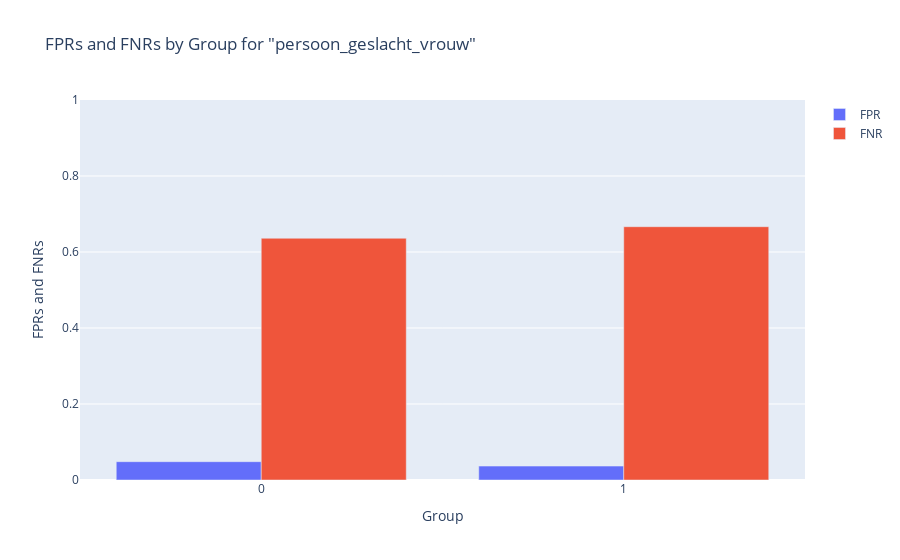
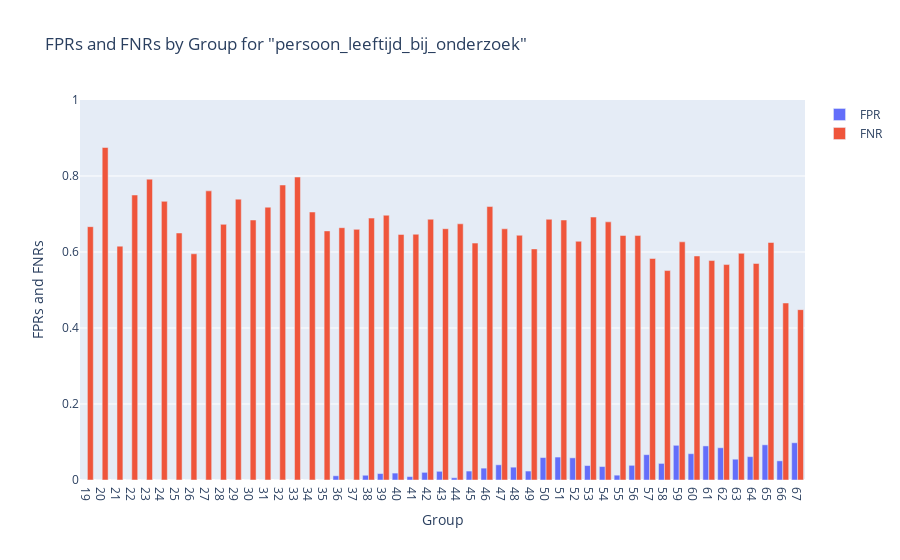
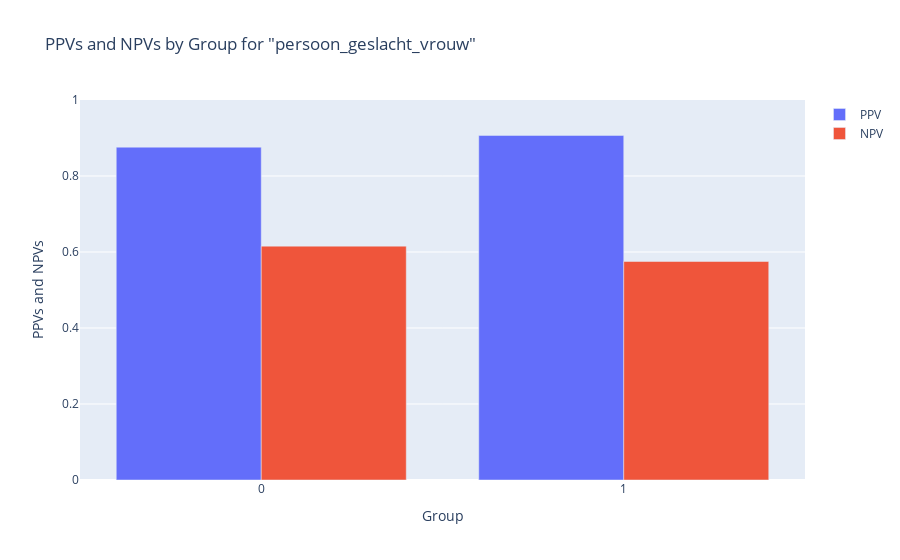
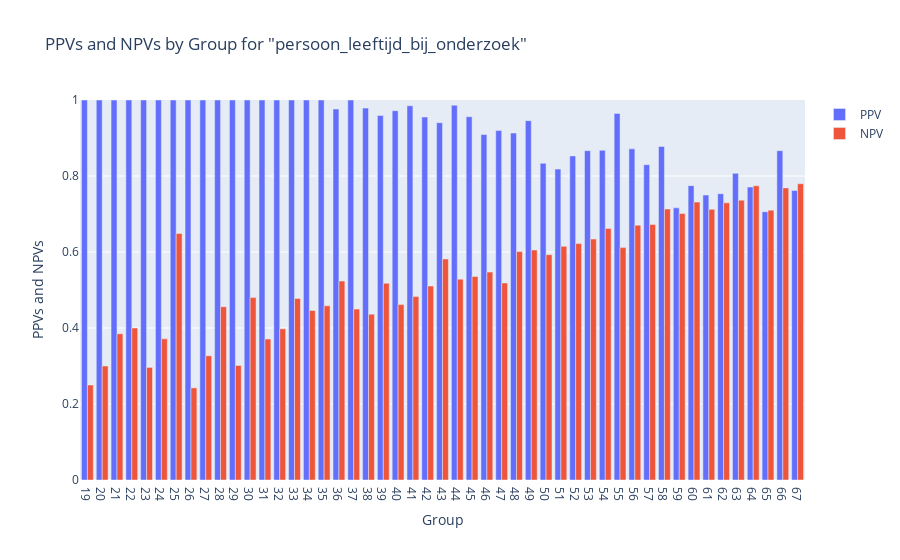

The notebook cell saved with these charts, in order:
### Code cell
# show results of each metric
protected_values = params.get('protected_values', torch.zeros(len(dataset.i2c), dtype=bool))
protected_names = [name for name, is_protected in zip(dataset.i2c, protected_values)
                        if is_protected]

for metric, metric_name in used_metrics:
    print(f'{'#' * (len(metric_name) + 11)}\n# Metric {metric_name} #\n{'#' * (len(metric_name) + 11)}')
    for image, name in zip(metric.show(), protected_names):
        image.show()

### Figure 1 — Plotly figure (JSON) as saved in the notebook; plotly's stock layout.template omitted (floating-point values rounded to 4 significant figures)
{"data": [{"name": "FPR", "type": "bar", "x": ["0", "1"], "y": [0.04821, 0.0366]}, {"name": "FNR", "type": "bar", "x": ["0", "1"], "y": [0.6362, 0.6666]}], "layout": {"bargap": 0.2, "title": {"text": "FPRs and FNRs by Group for \"persoon_geslacht_vrouw\""}, "xaxis": {"title": {"text": "Group"}}, "yaxis": {"range": [0, 1], "title": {"text": "FPRs and FNRs"}}}}

### Figure 2 — Plotly figure (JSON) as saved in the notebook; plotly's stock layout.template omitted (floating-point values rounded to 4 significant figures)
{"data": [{"name": "FPR", "type": "bar", "x": ["19", "20", "21", "22", "23", "24", "25", "26", "27", "28", "29", "30", "31", "32", "33", "34", "35", "36", "37", "38", "39", "40", "41", "42", "43", "44", "45", "46", "47", "48", "49", "50", "51", "52", "53", "54", "55", "56", "57", "58", "59", "60", "61", "62", "63", "64", "65", "66", "67"], "y": [0, 0, 0, 0, 0, 0, 0, 0, 0, 0, 0, 0, 0, 0, 0, 0, 0, 0.01111, 0, 0.0125, 0.01695, 0.01818, 0.008929, 0.02013, 0.02286, 0.005952, 0.02353, 0.03125, 0.04, 0.03376, 0.02358, 0.05907, 0.06038, 0.05837, 0.03802, 0.03543, 0.01271, 0.03863, 0.06667, 0.04365, 0.0913, 0.06926, 0.08969, 0.08491, 0.05473, 0.06145, 0.09259, 0.05042, 0.09804]}, {"name": "FNR", "type": "bar", "x": ["19", "20", "21", "22", "23", "24", "25", "26", "27", "28", "29", "30", "31", "32", "33", "34", "35", "36", "37", "38", "39", "40", "41", "42", "43", "44", "45", "46", "47", "48", "49", "50", "51", "52", "53", "54", "55", "56", "57", "58", "59", "60", "61", "62", "63", "64", "65", "66", "67"], "y": [0.6667, 0.875, 0.6154, 0.75, 0.7917, 0.7333, 0.65, 0.5952, 0.7609, 0.6727, 0.7391, 0.6842, 0.7179, 0.7763, 0.7973, 0.7053, 0.6555, 0.6639, 0.6596, 0.6892, 0.6968, 0.6462, 0.6467, 0.6863, 0.6613, 0.6742, 0.6234, 0.7196, 0.661, 0.6441, 0.6081, 0.6861, 0.6842, 0.6282, 0.6919, 0.6793, 0.6435, 0.6433, 0.5829, 0.5511, 0.6268, 0.5896, 0.5775, 0.5669, 0.5965, 0.5698, 0.625, 0.4658, 0.4483]}], "layout": {"bargap": 0.2, "title": {"text": "FPRs and FNRs by Group for \"persoon_leeftijd_bij_onderzoek\""}, "xaxis": {"title": {"text": "Group"}}, "yaxis": {"range": [0, 1], "title": {"text": "FPRs and FNRs"}}}}

### Figure 3 — Plotly figure (JSON) as saved in the notebook; plotly's stock layout.template omitted (floating-point values rounded to 4 significant figures)
{"data": [{"name": "PPV", "type": "bar", "x": ["0", "1"], "y": [0.8759, 0.9068]}, {"name": "NPV", "type": "bar", "x": ["0", "1"], "y": [0.6154, 0.575]}], "layout": {"bargap": 0.2, "title": {"text": "PPVs and NPVs by Group for \"persoon_geslacht_vrouw\""}, "xaxis": {"title": {"text": "Group"}}, "yaxis": {"range": [0, 1], "title": {"text": "PPVs and NPVs"}}}}

### Figure 4 — Plotly figure (JSON) as saved in the notebook; plotly's stock layout.template omitted (floating-point values rounded to 4 significant figures)
{"data": [{"name": "PPV", "type": "bar", "x": ["19", "20", "21", "22", "23", "24", "25", "26", "27", "28", "29", "30", "31", "32", "33", "34", "35", "36", "37", "38", "39", "40", "41", "42", "43", "44", "45", "46", "47", "48", "49", "50", "51", "52", "53", "54", "55", "56", "57", "58", "59", "60", "61", "62", "63", "64", "65", "66", "67"], "y": [1, 1, 1, 1, 1, 1, 1, 1, 1, 1, 1, 1, 1, 1, 1, 1, 1, 0.9762, 1, 0.9787, 0.9592, 0.9718, 0.9848, 0.9552, 0.9403, 0.9863, 0.956, 0.9091, 0.9195, 0.913, 0.9457, 0.8333, 0.8182, 0.8529, 0.8667, 0.8676, 0.9647, 0.8714, 0.8298, 0.8778, 0.7162, 0.7746, 0.75, 0.7534, 0.807, 0.7708, 0.7059, 0.8667, 0.7619]}, {"name": "NPV", "type": "bar", "x": ["19", "20", "21", "22", "23", "24", "25", "26", "27", "28", "29", "30", "31", "32", "33", "34", "35", "36", "37", "38", "39", "40", "41", "42", "43", "44", "45", "46", "47", "48", "49", "50", "51", "52", "53", "54", "55", "56", "57", "58", "59", "60", "61", "62", "63", "64", "65", "66", "67"], "y": [0.25, 0.3, 0.3846, 0.4, 0.2963, 0.3714, 0.6486, 0.2424, 0.3269, 0.4559, 0.3014, 0.48, 0.3708, 0.398, 0.4779, 0.4463, 0.4583, 0.5235, 0.4497, 0.4365, 0.5179, 0.4615, 0.4826, 0.5105, 0.5816, 0.5285, 0.5355, 0.5471, 0.5185, 0.601, 0.6053, 0.5931, 0.6148, 0.6221, 0.6341, 0.6622, 0.6115, 0.6707, 0.6727, 0.713, 0.7013, 0.7313, 0.7123, 0.7293, 0.7364, 0.7742, 0.7101, 0.7687, 0.7797]}], "layout": {"bargap": 0.2, "title": {"text": "PPVs and NPVs by Group for \"persoon_leeftijd_bij_onderzoek\""}, "xaxis": {"title": {"text": "Group"}}, "yaxis": {"range": [0, 1], "title": {"text": "PPVs and NPVs"}}}}
